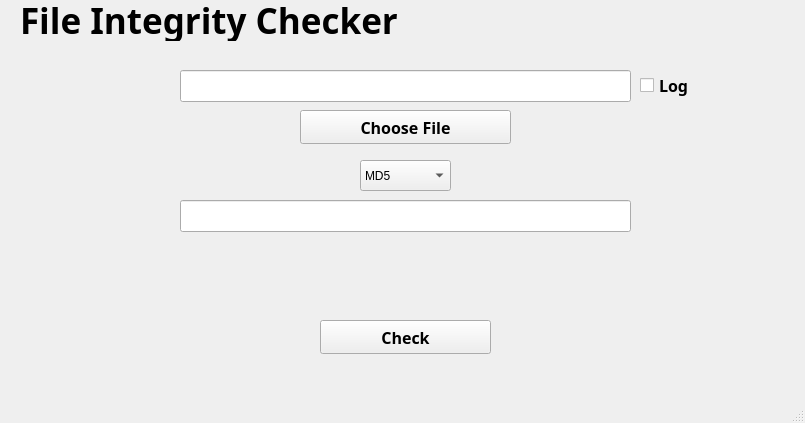
<?xml version="1.0" encoding="UTF-8"?>
<ui version="4.0">
 <class>MainWindow</class>
 <widget class="QMainWindow" name="MainWindow">
  <property name="geometry">
   <rect>
    <x>0</x>
    <y>0</y>
    <width>805</width>
    <height>423</height>
   </rect>
  </property>
  <property name="windowTitle">
   <string>MainWindow</string>
  </property>
  <widget class="QWidget" name="centralwidget">
   <widget class="QLabel" name="label_top">
    <property name="geometry">
     <rect>
      <x>20</x>
      <y>0</y>
      <width>771</width>
      <height>41</height>
     </rect>
    </property>
    <property name="font">
     <font>
      <family>Inconsolata Ultra Expanded SemiBold</family>
      <pointsize>26</pointsize>
      <weight>75</weight>
      <bold>true</bold>
     </font>
    </property>
    <property name="text">
     <string>File Integrity Checker</string>
    </property>
   </widget>
   <widget class="QLineEdit" name="file_entry">
    <property name="geometry">
     <rect>
      <x>180</x>
      <y>70</y>
      <width>451</width>
      <height>32</height>
     </rect>
    </property>
   </widget>
   <widget class="QPushButton" name="button_file">
    <property name="geometry">
     <rect>
      <x>300</x>
      <y>110</y>
      <width>211</width>
      <height>34</height>
     </rect>
    </property>
    <property name="font">
     <font>
      <family>Inconsolata Ultra Expanded SemiBold</family>
      <pointsize>12</pointsize>
      <weight>75</weight>
      <bold>true</bold>
     </font>
    </property>
    <property name="text">
     <string>Choose File</string>
    </property>
   </widget>
   <widget class="QLineEdit" name="hash_entry">
    <property name="geometry">
     <rect>
      <x>180</x>
      <y>200</y>
      <width>451</width>
      <height>32</height>
     </rect>
    </property>
   </widget>
   <widget class="QPushButton" name="button_check">
    <property name="geometry">
     <rect>
      <x>320</x>
      <y>320</y>
      <width>171</width>
      <height>34</height>
     </rect>
    </property>
    <property name="font">
     <font>
      <family>Inconsolata Ultra Expanded SemiBold</family>
      <pointsize>12</pointsize>
      <weight>75</weight>
      <bold>true</bold>
     </font>
    </property>
    <property name="text">
     <string>Check</string>
    </property>
   </widget>
   <widget class="QComboBox" name="hash_choice">
    <property name="geometry">
     <rect>
      <x>360</x>
      <y>160</y>
      <width>91</width>
      <height>31</height>
     </rect>
    </property>
    <item>
     <property name="text">
      <string>MD5</string>
     </property>
    </item>
    <item>
     <property name="text">
      <string>SHA256</string>
     </property>
    </item>
    <item>
     <property name="text">
      <string>SHA1</string>
     </property>
    </item>
   </widget>
   <widget class="QLabel" name="label_result">
    <property name="geometry">
     <rect>
      <x>280</x>
      <y>240</y>
      <width>251</width>
      <height>41</height>
     </rect>
    </property>
    <property name="font">
     <font>
      <family>Inconsolata Ultra Expanded SemiBold</family>
      <pointsize>18</pointsize>
      <weight>75</weight>
      <bold>true</bold>
     </font>
    </property>
    <property name="text">
     <string/>
    </property>
    <property name="alignment">
     <set>Qt::AlignCenter</set>
    </property>
   </widget>
   <widget class="QCheckBox" name="log_box">
    <property name="geometry">
     <rect>
      <x>640</x>
      <y>70</y>
      <width>81</width>
      <height>31</height>
     </rect>
    </property>
    <property name="font">
     <font>
      <family>Inconsolata Ultra Expanded SemiBold</family>
      <pointsize>12</pointsize>
      <weight>75</weight>
      <bold>true</bold>
     </font>
    </property>
    <property name="text">
     <string>Log</string>
    </property>
   </widget>
  </widget>
  <widget class="QMenuBar" name="menubar">
   <property name="geometry">
    <rect>
     <x>0</x>
     <y>0</y>
     <width>805</width>
     <height>30</height>
    </rect>
   </property>
  </widget>
  <widget class="QStatusBar" name="statusbar"/>
 </widget>
 <resources/>
 <connections/>
</ui>
